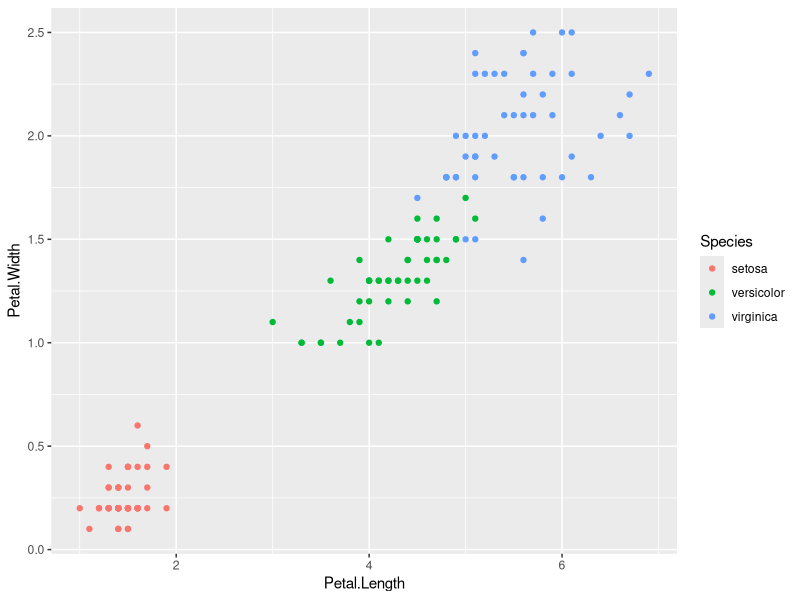
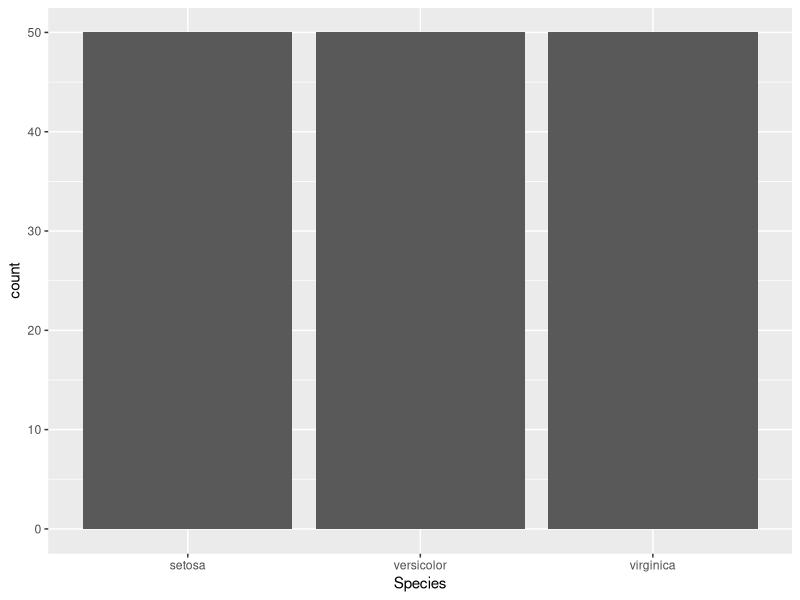
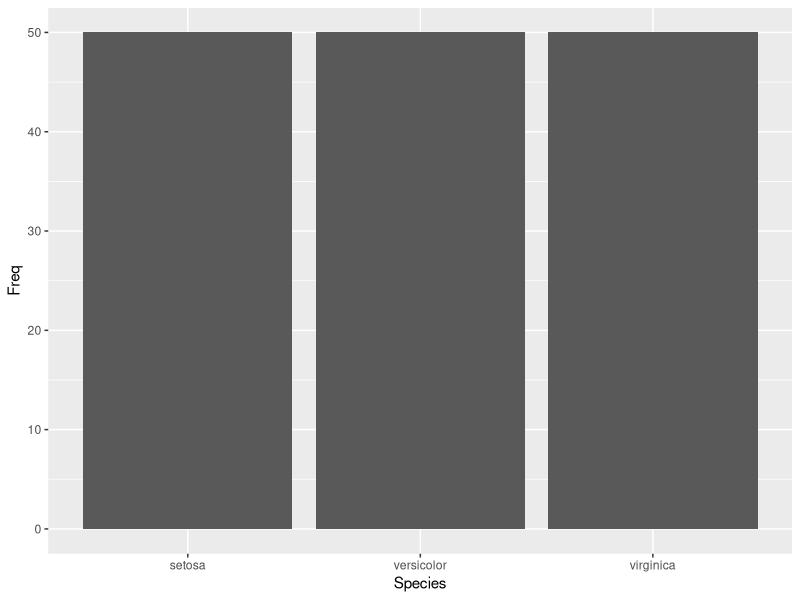
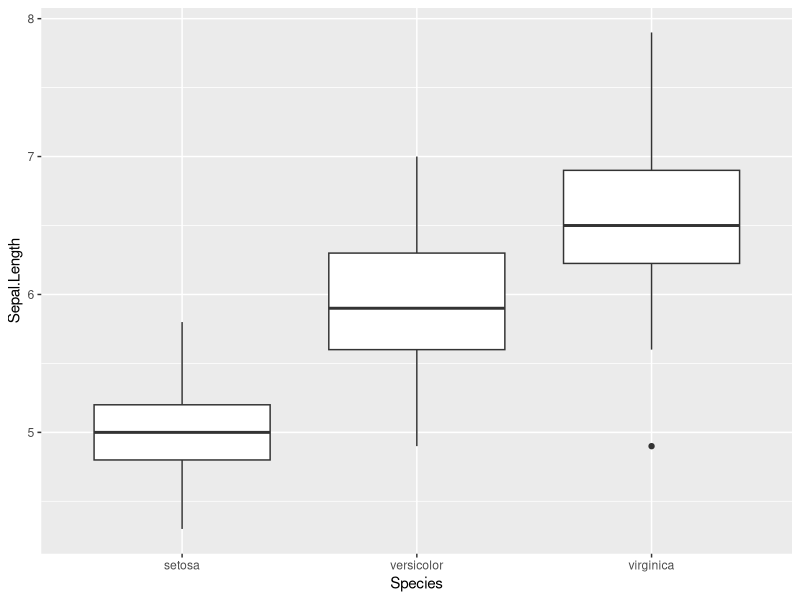
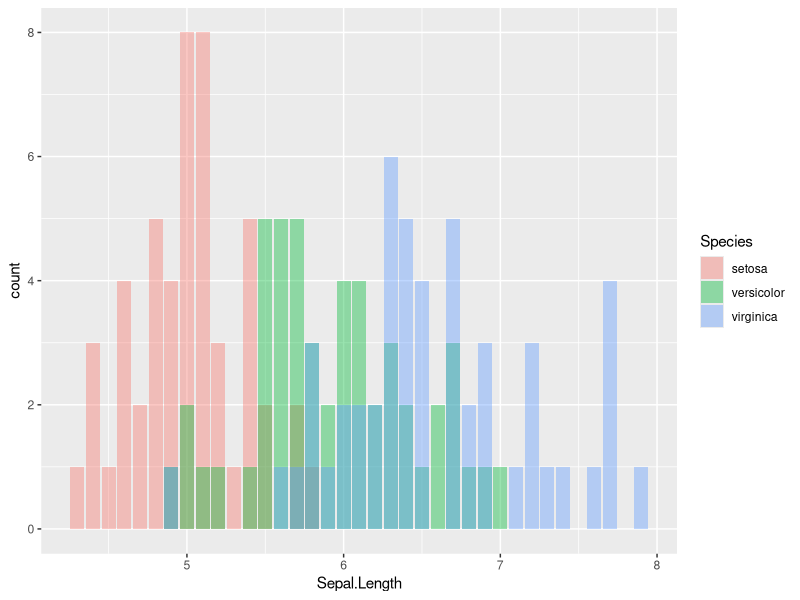
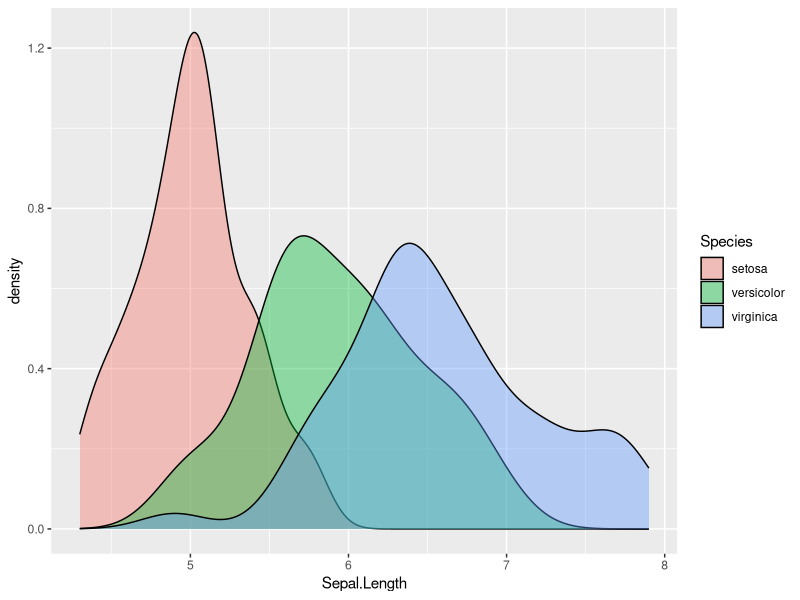
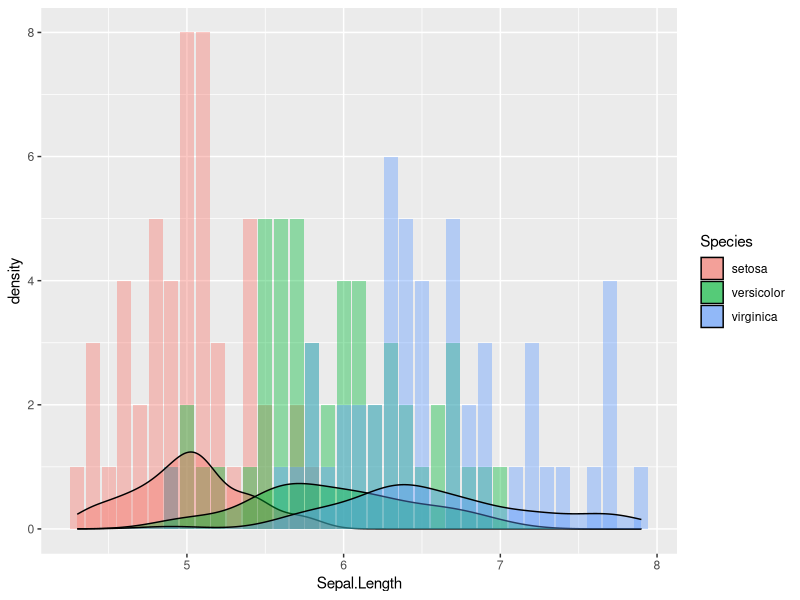

Source code (R) for these figures, in order: (Note: this script raises an error after producing the figures.)
## ---- chunk 1
data(iris)
install.packages('ggplot2')
library(ggplot2)

ggplot(data=iris,aes(x=Petal.Length,y=Petal.Width)) + geom_point(aes(col=Species))

ggp <- ggplot(iris,aes(x=Species))
ggp + geom_bar()

precounted = as.data.frame(table(iris$Species,dnn=c('Species')))
precounted
ggplot(precounted,aes(x=Species,y=Freq))+ geom_bar(stat='identity')

g_i =ggplot(iris,aes(x=Species,y=Sepal.Length))
g_i + geom_boxplot()

ggplot(iris,aes(x=Sepal.Length,fill=Species)) + geom_bar(position ='identity', alpha=0.4)

ggplot(iris,aes(x=Sepal.Length,fill=Species)) + geom_density(position = 'identity', alpha=0.4)

ggplot(iris,aes(x=Sepal.Length,fill=Species)) + geom_bar(position = 'identity', alpha=0.4)+ geom_density(position = 'identity', alpha=0.4)

ggplot(iris,aes(x=Sepal.Length,y=..density..,fill=Species)) + geom_bar(position = 'identity', alpha=0.4)+ geom_density(position = 'identity', alpha=0.4)

g1 <- ggplot(data=iris,aes(x=Sepal.Length,y=Sepal.Width)) + geom_point(shape=7,size=2)
g1

ggsave(filename='iris_scatter_plot.png',plot = g1)
## ---- chunk 2
install.packages('dplyr')
library(dplyr)
data("Titanic")
titanic = data.frame(Titanic)
str(titanic)

#原始R選取欄位方式
titanic[,c("Sex","Age")]
#dplyr選取資料
select(titanic,Sex,Age)
select(titanic,Sex:Survived)

#原始R篩選欄位方式
titanic[titanic$Sex=="Male" & titanic$Age=="Adult",]
#dplyr篩選資料
filter(titanic,Sex=="Male",Age=="Adult")
filter(titanic,Sex=="Male" | Class=="Crew")
filter(titanic,Sex=="Male" & Class=="Crew")
#從某變數中抓出某特性的資料
filter(titanic,Class %in% c('1st','Crew'))

filter(select(titanic,Sex,Class,Age),Age=="Child")

#Chaining
1:10 %>%
  sum() %>%
  sqrt()

titanic %>%
  select(Sex,Class,Age) %>%
  filter(Age == 'Child')

#dplyr排序資料
titanic %>%
  select(Sex,Class,Freq,Age) %>%
  filter(Age == 'Child') %>%
  arrange(desc(Freq))

#dplyr新增資料
freqsum = titanic %>%
  select(Freq) %>%
  sum()

titanic1 = titanic %>%
  select(Sex,Age,Freq) %>%
  mutate(portion=round(Freq/freqsum*100,2))

#dplyr分組計算
sexstat = titanic %>%
  group_by(Sex) %>%
  summarise(Sexsum = sum(Freq,na.rm=T))

barplot(sexstat$Sexsum,names.arg = sexstat$Sex)

titanic %>%
  group_by(Class) %>%
  summarise_each(funs(min(.,na.rm=T),max(.,na.rm=T)), matches("Freq"))

